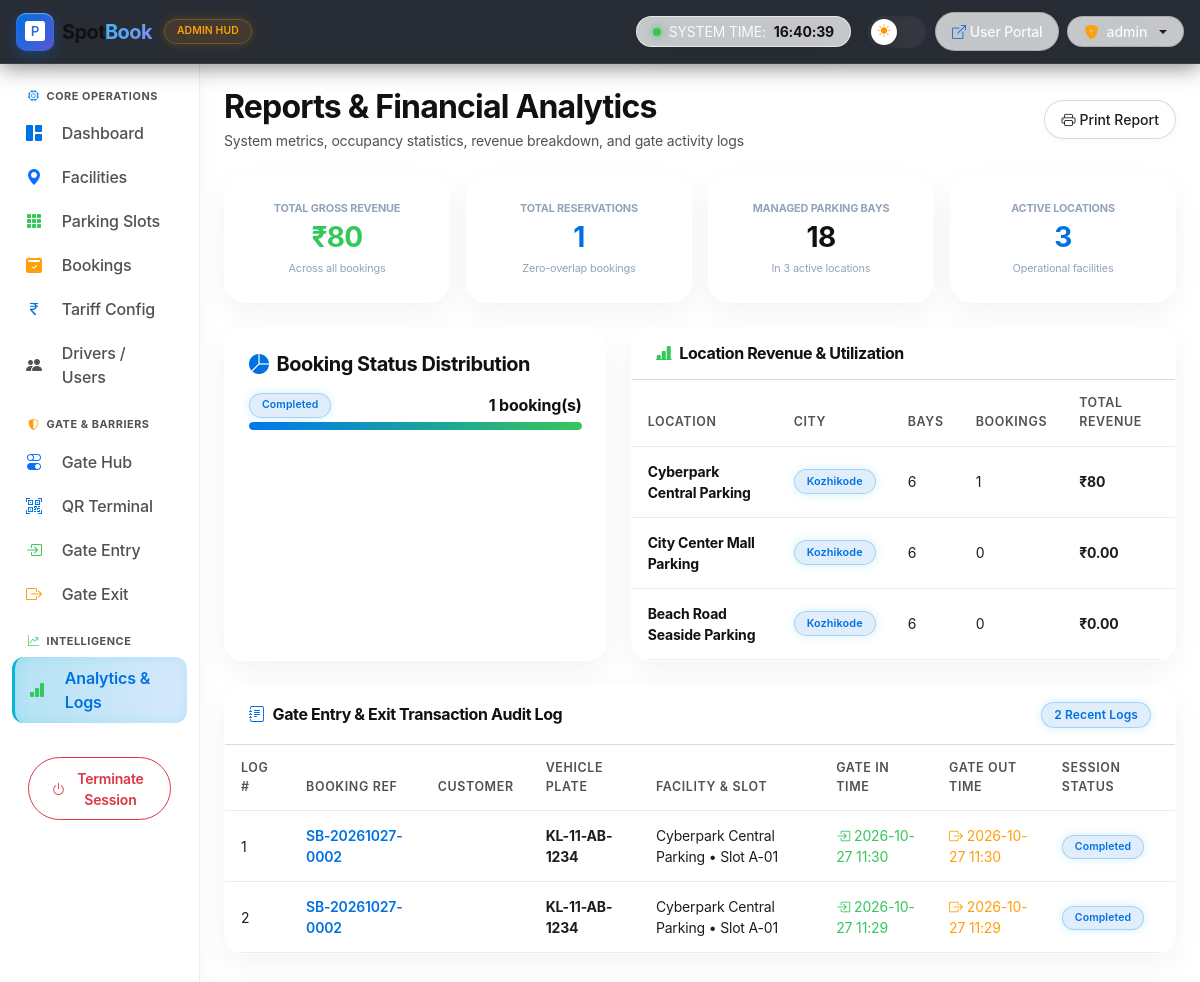
/admin_app/reports/ (signed in), run on the app's committed database.
### user_app/models.py (models this page shows, shortened)
class BookingTable(models.Model):
    user = models.ForeignKey(User, on_delete=models.CASCADE)
    slot = models.ForeignKey(ParkingSlotTable, on_delete=models.CASCADE)
    booking_date = models.DateField()
    entry_time = models.TimeField()
    duration_hours = models.IntegerField()
    total_fee = models.DecimalField(max_digits=8, decimal_places=2)
    qr_code = models.ImageField(upload_to='qr_codes/', blank=True, null=True)
    status = models.CharField(max_length=20, default='Confirmed') # Confirmed, Cancelled, Completed
    created_at = models.DateTimeField(auto_now_add=True)
    vehicle_number = models.CharField(max_length=20, blank=True, default='')
    vehicle_type = models.CharField(max_length=20, default='Car')
    @property
    def USERID(self):
        return self.user
    @property
    def SLOTID(self):
        return self.slot
    @property
    def booking_id(self):
        date_str = self.booking_date.strftime('%Y%m%d') if self.booking_date else '20261023'
        return f"SB-{date_str}-{self.id:04d}" if self.id else f"SB-{date_str}-PENDING"

### admin_app/models.py (models this page shows, shortened)
class ParkingLocationTable(models.Model):
    name = models.CharField(max_length=100)
    address = models.TextField()
    city = models.CharField(max_length=100, default='Kozhikode')
    description = models.TextField(blank=True, default='')
    total_slots = models.IntegerField(default=0)
    rate_per_hour = models.DecimalField(max_digits=6, decimal_places=2, default=50.00)
    is_active = models.BooleanField(default=True)
    created_at = models.DateTimeField(auto_now_add=True, null=True, blank=True)

class EntryExitTable(models.Model):
    BOOKINGID = models.ForeignKey("user_app.BookingTable", on_delete=models.CASCADE)
    entry_time = models.DateTimeField(null=True, blank=True)
    exit_time = models.DateTimeField(null=True, blank=True)
    notes = models.CharField(max_length=255, blank=True, default='')

class ParkingSlotTable(models.Model):
    STATUS_CHOICES = (
        ('Available', 'Available'),
        ('Reserved', 'Reserved'),
        ('Occupied', 'Occupied'),
    )
    LOCATIONID = models.ForeignKey(ParkingLocationTable, on_delete=models.CASCADE)
    slot_number = models.CharField(max_length=10)
    slot_type = models.CharField(max_length=20, default="Car") # Car, Bike, EV
    status = models.CharField(max_length=20, choices=STATUS_CHOICES, default="Available")
    price_per_hour = models.DecimalField(max_digits=6, decimal_places=2, default=50.00)
    is_active = models.BooleanField(default=True)
    created_at = models.DateTimeField(auto_now_add=True, null=True, blank=True)

### admin_app/views.py (the view)
# urls.py: path('reports/', Reports.as_view(), name='Reports'),
class Reports(View):
    def get(self, request):
        if request.session.get('usertype') != 'admin':
            return redirect('login')
        total_bookings = BookingTable.objects.count()
        total_slots = ParkingSlotTable.objects.filter(is_active=True).count()
        total_locations = ParkingLocationTable.objects.filter(is_active=True).count()
        total_revenue = BookingTable.objects.exclude(status='Cancelled').aggregate(Sum('total_fee'))['total_fee__sum'] or Decimal('0.00')
        bookings_by_status = BookingTable.objects.values('status').annotate(count=Count('id'))
        location_stats = []
        for loc in ParkingLocationTable.objects.filter(is_active=True):
            slot_cnt = loc.parkingslottable_set.filter(is_active=True).count()
            booking_cnt = BookingTable.objects.filter(slot__LOCATIONID=loc).count()
            rev = BookingTable.objects.filter(slot__LOCATIONID=loc).exclude(status='Cancelled').aggregate(Sum('total_fee'))['total_fee__sum'] or Decimal('0.00')
            location_stats.append({
                'location': loc,
                'slot_count': slot_cnt,
                'booking_count': booking_cnt,
                'revenue': rev,
            })
        entry_exit_logs = EntryExitTable.objects.select_related(
            'BOOKINGID', 'BOOKINGID__user', 'BOOKINGID__slot', 'BOOKINGID__slot__LOCATIONID'
        ).order_by('-id')[:15]
        context = {
            'total_bookings': total_bookings,
            'total_slots': total_slots,
            'total_locations': total_locations,
            'total_revenue': total_revenue,
            'bookings_by_status': bookings_by_status,
            'location_stats': location_stats,
            'entry_exit_logs': entry_exit_logs,
        }
        return render(request, 'admin/reports.html', context)

### templates/admin/reports.html (shortened to what this page needs)
{% extends 'admin/base.html' %}
{% block body %}
<div class="d-flex justify-content-between align-items-center mb-4 flex-wrap gap-3">
    <div>
        <h2 class="fw-bold mb-1">Reports & Financial Analytics</h2>
        <p class="text-secondary small mb-0">System metrics, occupancy statistics, revenue breakdown, and gate activity logs</p>
    </div>
    <button onclick="window.print()" class="btn btn-outline-cyber btn-sm rounded-pill px-3 d-flex align-items-center gap-1">
        <i class="bi bi-printer"></i> Print Report
    </button>
</div>
<div class="row g-3 mb-4">
    <div class="col-sm-6 col-xl-3">
        <div class="kpi-card text-center p-3 shadow-sm h-100">
            <span class="text-muted fs-xxs text-uppercase fw-bold d-block mb-1">Total Gross Revenue</span>
            <h3 class="fw-bold text-success mb-0">₹{{ total_revenue }}</h3>
            <span class="fs-xxs text-muted">Across all bookings</span>
        </div>
    </div>
    <div class="col-sm-6 col-xl-3">
        <div class="kpi-card text-center p-3 shadow-sm h-100">
            <span class="text-muted fs-xxs text-uppercase fw-bold d-block mb-1">Total Reservations</span>
            <h3 class="fw-bold text-info mb-0">{{ total_bookings }}</h3>
            <span class="fs-xxs text-muted">Zero-overlap bookings</span>
        </div>
    </div>
    <div class="col-sm-6 col-xl-3">
        <div class="kpi-card text-center p-3 shadow-sm h-100">
            <span class="text-muted fs-xxs text-uppercase fw-bold d-block mb-1">Managed Parking Bays</span>
            <h3 class="fw-bold text-white mb-0">{{ total_slots }}</h3>
            <span class="fs-xxs text-muted">In {{ total_locations }} active locations</span>
        </div>
    </div>
    <div class="col-sm-6 col-xl-3">
        <div class="kpi-card text-center p-3 shadow-sm h-100">
            <span class="text-muted fs-xxs text-uppercase fw-bold d-block mb-1">Active Locations</span>
            <h3 class="fw-bold text-info mb-0">{{ total_locations }}</h3>
            <span class="fs-xxs text-muted">Operational facilities</span>
        </div>
    </div>
</div>
<div class="row g-4 mb-4">
    <div class="col-lg-5">
        <div class="glass-panel p-4 h-100 shadow-sm">
            <h5 class="fw-bold mb-3"><i class="bi bi-pie-chart-fill text-info me-2"></i>Booking Status Distribution</h5>
            <div class="d-flex flex-column gap-3">
                {% for st in bookings_by_status %}
                <div>
                    <div class="d-flex justify-content-between align-items-center mb-1">
                        <span class="fw-semibold text-secondary small">
                            <span class="badge {% if st.status == 'Confirmed' %}badge-cyber-success{% elif st.status == 'Active' %}badge-cyber-warning{% elif st.status == 'Completed' %}badge-cyber-info{% else %}badge-cyber-danger{% endif %} me-1 rounded-pill">
                                {{ st.status }}
                            </span>
                        </span>
                        <strong class="text-white">{{ st.count }} booking(s)</strong>
                    </div>
                    <div class="progress" style="height: 8px;">
                        <div class="progress-bar {% if st.status == 'Confirmed' %}bg-success{% elif st.status == 'Active' %}bg-warning{% elif st.status == 'Completed' %}bg-info{% else %}bg-danger{% endif %}" style="width: {% widthratio st.count total_bookings 100 %}%;"></div>
                    </div>
                </div>
                {% empty %}
                <p class="text-muted small">No booking status data available.</p>
                {% endfor %}
            </div>
        </div>
    </div>
    <div class="col-lg-7">
        <div class="glass-panel overflow-hidden h-100 shadow-sm">
            <div class="p-3 px-4 border-bottom border-secondary border-opacity-25">
                <h6 class="fw-bold mb-0"><i class="bi bi-bar-chart-line-fill text-success me-2"></i>Location Revenue & Utilization</h6>
            </div>
            <div class="table-responsive">
                <table class="table table-hover align-middle mb-0 small">
                    <thead>
                        <tr>
                            <th>Location</th>
                            <th>City</th>
                            <th>Bays</th>
                            <th>Bookings</th>
                            <th>Total Revenue</th>
                        </tr>
                    </thead>
                    <tbody>
                        {% for item in location_stats %}
                        <tr>
                            <td><strong class="text-white">{{ item.location.name }}</strong></td>
                            <td><span class="badge badge-cyber-info fs-xxs">{{ item.location.city }}</span></td>
                            <td>{{ item.slot_count }}</td>
                            <td>{{ item.booking_count }}</td>
                            <td class="fw-bold text-success">₹{{ item.revenue }}</td>
                        </tr>
                        {% empty %}
                        <tr>
                            <td colspan="5" class="text-center py-4 text-muted">No location statistics available.</td>
                        </tr>
                        {% endfor %}
                    </tbody>
                </table>
            </div>
        </div>
    </div>
</div>
<div class="glass-panel rounded-4 overflow-hidden mb-4 shadow-sm">
    <div class="p-3 px-4 border-bottom border-secondary border-opacity-25 d-flex justify-content-between align-items-center">
        <h6 class="fw-bold mb-0"><i class="bi bi-journal-text text-info me-2"></i>Gate Entry & Exit Transaction Audit Log</h6>
        <span class="badge badge-cyber-info rounded-pill">{{ entry_exit_logs|length }} Recent Logs</span>
    </div>
    <div class="table-responsive">
        <table class="table table-hover align-middle mb-0 small">
            <thead>
                <tr>
                    <th>Log #</th>
                    <th>Booking Ref</th>
                    <th>Customer</th>
                    <th>Vehicle Plate</th>
                    <th>Facility & Slot</th>
                    <th>Gate In Time</th>
                    <th>Gate Out Time</th>
                    <th>Session Status</th>
                </tr>
            </thead>
            <tbody>
                {% for log in entry_exit_logs %}
                <tr>
                    <td class="text-muted">{{ forloop.counter }}</td>
                    <td class="fw-semibold text-info">
                        <a href="{% url 'booking_pass' log.BOOKINGID.id %}" target="_blank" class="text-info text-decoration-none">
                            {{ log.BOOKINGID.booking_id }}
                        </a>
                    </td>
                    <td>{{ log.BOOKINGID.USERID.name }}</td>
                    <td class="fw-bold text-white">{{ log.BOOKINGID.vehicle_number }}</td>
                    <td>
                        {{ log.BOOKINGID.SLOTID.LOCATIONID.name }} &bull; Slot {{ log.BOOKINGID.SLOTID.slot_number }}
                    </td>
                    <td>
                        {% if log.entry_time %}
                        <span class="text-success"><i class="bi bi-box-arrow-in-right me-1"></i>{{ log.entry_time|date:"Y-m-d H:i" }}</span>
                        {% else %}-{% endif %}
                    </td>
                    <td>
                        {% if log.exit_time %}
                        <span class="text-warning"><i class="bi bi-box-arrow-right me-1"></i>{{ log.exit_time|date:"Y-m-d H:i" }}</span>
                        {% else %}
                        <span class="badge badge-cyber-warning">Parked Inside</span>
                        {% endif %}
                    </td>
                    <td>
                        <span class="badge {% if log.BOOKINGID.status == 'Completed' %}badge-cyber-info{% elif log.BOOKINGID.status == 'Active' %}badge-cyber-warning{% else %}badge-cyber-danger{% endif %} rounded-pill">
                            {{ log.BOOKINGID.status }}
                        </span>
                    </td>
                </tr>
                {% empty %}
                <tr>
                    <td colspan="8" class="text-center py-4 text-muted">No entry/exit logs recorded yet.</td>
                </tr>
                {% endfor %}
            </tbody>
        </table>
    </div>
</div>
{% endblock %}

### static/css/style.css (style rules this page uses)
:root { --bg-darkest: #070B14; --bg-darker: #0B0F19; --bg-dark: #0F172A; --bg-surface: #131D31; --bg-surface-light: #1A263E; --neon-blue: #3B82F6; --neon-blue-glow: rgba(59, 130, 246, 0.45); --neon-cyan: #06B6D4; --neon-cyan-glow: rgba(6, 182, 212, 0.45); --neon-emerald: #10B981; --neon-emerald-glow: rgba(16, 185, 129, 0.45); --neon-amber: #F59E0B; --neon-amber-glow: rgba(245, 158, 11, 0.45); --neon-rose: #F43F5E; --neon-rose-glow: rgba(244, 63, 94, 0.45); --neon-purple: #8B5CF6; --neon-purple-glow: rgba(139, 92, 246, 0.4); --glass-bg: rgba(15, 23, 42, 0.72); --glass-bg-hover: rgba(19, 29, 49, 0.88); --glass-border: rgba(255, 255, 255, 0.08); --glass-border-glow: rgba(6, 182, 212, 0.35); --glass-blur: blur(16px); --text-primary: #F8FAFC; --text-secondary: #94A3B8; --text-muted: #64748B; --radius-sm: 8px; --radius-md: 14px; --radius-lg: 20px; --radius-xl: 28px; --navbar-height: 70px; --transition-smooth: all 0.3s cubic-bezier(0.16, 1, 0.3, 1); --transition-bounce: all 0.4s cubic-bezier(0.34, 1.56, 0.64, 1); --font-sans: 'Plus Jakarta Sans', -apple-system, BlinkMacSystemFont, "Segoe UI", Roboto, sans-serif; --font-tech: 'Space Grotesk', monospace, sans-serif; }
*, *::before, *::after { box-sizing: border-box; }
html { scroll-behavior: smooth; }
body { font-family: var(--font-sans); background-color: var(--bg-darkest); color: var(--text-primary); -webkit-font-smoothing: antialiased; -moz-osx-font-smoothing: grayscale; min-height: 100vh; overflow-x: hidden; position: relative; background-image: radial-gradient(circle at 15% 15%, rgba(6, 182, 212, 0.08) 0%, transparent 40%), radial-gradient(circle at 85% 85%, rgba(59, 130, 246, 0.08) 0%, transparent 45%), radial-gradient(circle at 50% 50%, rgba(139, 92, 246, 0.05) 0%, transparent 55%); background-attachment: fixed; }
body::before { content: ''; position: fixed; top: 0; left: 0; right: 0; bottom: 0; background-image: linear-gradient(to right, rgba(255, 255, 255, 0.015) 1px, transparent 1px), linear-gradient(to bottom, rgba(255, 255, 255, 0.015) 1px, transparent 1px); background-size: 40px 40px; pointer-events: none; z-index: 0; }
.user-body, .admin-body { background-color: var(--bg-darkest); color: var(--text-primary); }
.fs-xxs { font-size: 0.68rem; }
.glass-panel, .glass-card, .card { background: var(--glass-bg) !important; backdrop-filter: var(--glass-blur); -webkit-backdrop-filter: var(--glass-blur); border: 1px solid var(--glass-border) !important; border-radius: var(--radius-lg); color: var(--text-primary); box-shadow: 0 16px 40px -10px rgba(0, 0, 0, 0.5), inset 0 1px 0 rgba(255, 255, 255, 0.06); transition: var(--transition-smooth); }
.kpi-card { position: relative; background: rgba(15, 23, 42, 0.75) !important; border: 1px solid rgba(255, 255, 255, 0.08) !important; border-radius: var(--radius-lg); overflow: hidden; transition: var(--transition-bounce); perspective: 1000px; }
.btn { font-weight: 600; border-radius: var(--radius-sm); padding: 0.6rem 1.4rem; transition: var(--transition-bounce); position: relative; overflow: hidden; }
.btn-outline-cyber { background: rgba(255, 255, 255, 0.03); border: 1px solid rgba(6, 182, 212, 0.4) !important; color: var(--neon-cyan) !important; }
.table { color: var(--text-primary) !important; border-color: rgba(255, 255, 255, 0.08) !important; }
.table > :not(caption) > * > * { background-color: transparent !important; padding: 1rem 1.2rem; border-bottom: 1px solid rgba(255, 255, 255, 0.08); }
.badge { font-weight: 600; letter-spacing: 0.03em; padding: 0.45em 0.8em; border-radius: var(--radius-sm); }
.badge-cyber-info { background: rgba(6, 182, 212, 0.15); color: #38BDF8; border: 1px solid rgba(6, 182, 212, 0.4); box-shadow: 0 0 10px rgba(6, 182, 212, 0.2); }

### data on the page
BookingTable: status "Completed", count "1"
ParkingLocationTable: location.name "Cyberpark Central Parking", location.city "Kozhikode", slot_count "6", booking_count "1", revenue "80"
ParkingLocationTable: location.name "City Center Mall Parking", location.city "Kozhikode", slot_count "6", booking_count "0", revenue "0.00"
ParkingLocationTable: location.name "Beach Road Seaside Parking", location.city "Kozhikode", slot_count "6", booking_count "0", revenue "0.00"
EntryExitTable: BOOKINGID.booking_id "SB-20261027-0002", BOOKINGID.vehicle_number "KL-11-AB-1234", BOOKINGID.SLOTID.LOCATIONID.name "Cyberpark Central Parking", BOOKINGID.SLOTID.slot_number "A-01", entry_time "2026-10-27 11:30", exit_time "2026-10-27 11:30", BOOKINGID.status "Completed"
EntryExitTable: BOOKINGID.booking_id "SB-20261027-0002", BOOKINGID.vehicle_number "KL-11-AB-1234", BOOKINGID.SLOTID.LOCATIONID.name "Cyberpark Central Parking", BOOKINGID.SLOTID.slot_number "A-01", entry_time "2026-10-27 11:29", exit_time "2026-10-27 11:29", BOOKINGID.status "Completed"

### other printed values
{{ request.session.user_name|default:'Administrator' }} "admin"
{{ total_revenue }} "80"
{{ total_bookings }} "1"
{{ total_slots }} "18"
{{ total_locations }} "3"
{{ entry_exit_logs|length }} "2"
